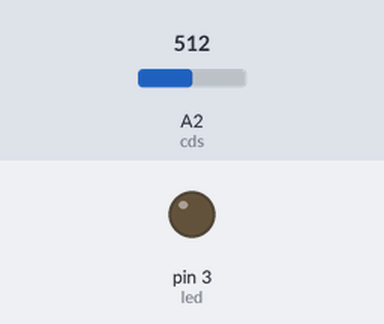
The sketch below on a simulated Arduino Uno, built with avr-gcc and run on an emulated ATmega328P. Shown: output pins drawn as LEDs (lit = HIGH). The inputs (shaded band) are chosen by the test bench; at power-on: A2 (cds) = 512. What the sketch prints to the serial monitor is not drawn.

Above: at 0.1 s.
At 0.6 s:
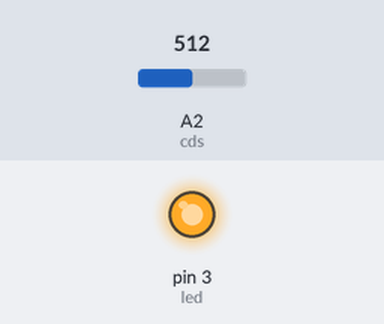
Timing chart, 0 to 2.1 s (numbered marks = the images above):
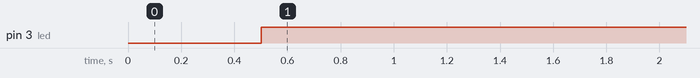

Measured:
- by itself, pin 3 (led): LOW → HIGH at 0.50 s

The sketch:

C18-3.ino
```cpp
#define cds A2
#define led 3
int cdsvalue;


void setup() {

pinMode(cds, INPUT);
pinMode(led, OUTPUT);
Serial.begin(9600);

}


void loop() {

  cdsvalue = analogRead(cds);
  Serial.println(cdsvalue);
  delay(500);
  if(cdsvalue>500) digitalWrite(led, HIGH);
  delay(500);
  if(cdsvalue<500) digitalWrite(led, LOW);
  delay(500);
  }
```
